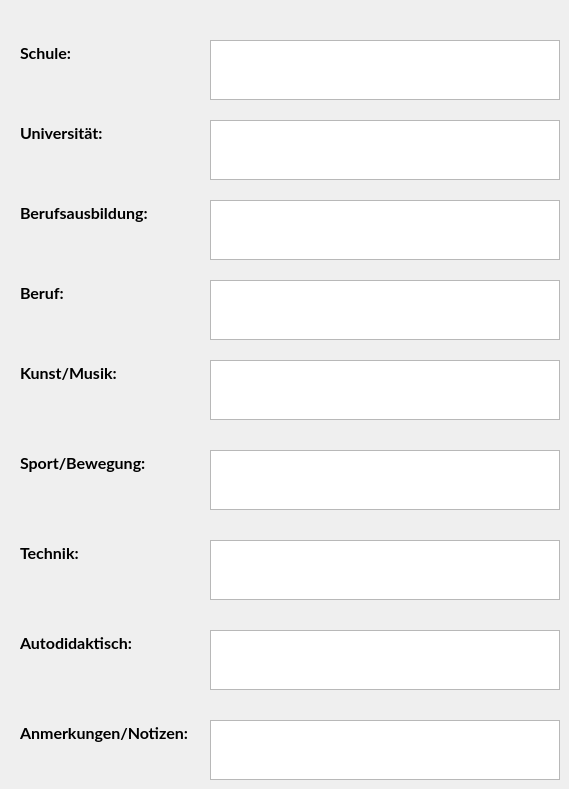
     <widget class="QWidget" name="tab1">
      <attribute name="title">
       <string>Ausbildung</string>
      </attribute>
      <widget class="QLabel" name="labelSchool">
       <property name="geometry">
        <rect>
         <x>20</x>
         <y>40</y>
         <width>180</width>
         <height>25</height>
        </rect>
       </property>
       <property name="font">
        <font>
         <family>Lato</family>
         <pointsize>12</pointsize>
         <bold>true</bold>
         <stylestrategy>PreferAntialias</stylestrategy>
         <kerning>true</kerning>
        </font>
       </property>
       <property name="text">
        <string>Schule:</string>
       </property>
      </widget>
      <widget class="QTextEdit" name="textEditSchool">
       <property name="geometry">
        <rect>
         <x>210</x>
         <y>40</y>
         <width>350</width>
         <height>60</height>
        </rect>
       </property>
      </widget>
      <widget class="QLabel" name="labelUniversity">
       <property name="geometry">
        <rect>
         <x>20</x>
         <y>120</y>
         <width>180</width>
         <height>25</height>
        </rect>
       </property>
       <property name="font">
        <font>
         <family>Lato</family>
         <pointsize>12</pointsize>
         <bold>true</bold>
         <stylestrategy>PreferAntialias</stylestrategy>
         <kerning>true</kerning>
        </font>
       </property>
       <property name="text">
        <string>Universität:</string>
       </property>
      </widget>
      <widget class="QTextEdit" name="textEditUniversity">
       <property name="geometry">
        <rect>
         <x>210</x>
         <y>120</y>
         <width>350</width>
         <height>60</height>
        </rect>
       </property>
      </widget>
      <widget class="QLabel" name="labelVocationalTraining">
       <property name="geometry">
        <rect>
         <x>20</x>
         <y>200</y>
         <width>180</width>
         <height>25</height>
        </rect>
       </property>
       <property name="font">
        <font>
         <family>Lato</family>
         <pointsize>12</pointsize>
         <bold>true</bold>
         <stylestrategy>PreferAntialias</stylestrategy>
         <kerning>true</kerning>
        </font>
       </property>
       <property name="text">
        <string>Berufsausbildung:</string>
       </property>
      </widget>
      <widget class="QTextEdit" name="textEditVocationalTraining">
       <property name="geometry">
        <rect>
         <x>210</x>
         <y>200</y>
         <width>350</width>
         <height>60</height>
        </rect>
       </property>
      </widget>
      <widget class="QTextEdit" name="textEditProfession">
       <property name="geometry">
        <rect>
         <x>210</x>
         <y>280</y>
         <width>350</width>
         <height>60</height>
        </rect>
       </property>
      </widget>
      <widget class="QLabel" name="labelProfession">
       <property name="geometry">
        <rect>
         <x>20</x>
         <y>280</y>
         <width>180</width>
         <height>25</height>
        </rect>
       </property>
       <property name="font">
        <font>
         <family>Lato</family>
         <pointsize>12</pointsize>
         <bold>true</bold>
         <stylestrategy>PreferAntialias</stylestrategy>
         <kerning>true</kerning>
        </font>
       </property>
       <property name="text">
        <string>Beruf:</string>
       </property>
      </widget>
      <widget class="QTextEdit" name="textEditArtMusic">
       <property name="geometry">
        <rect>
         <x>210</x>
         <y>360</y>
         <width>350</width>
         <height>60</height>
        </rect>
       </property>
      </widget>
      <widget class="QLabel" name="labelArtMusic">
       <property name="geometry">
        <rect>
         <x>20</x>
         <y>360</y>
         <width>180</width>
         <height>25</height>
        </rect>
       </property>
       <property name="font">
        <font>
         <family>Lato</family>
         <pointsize>12</pointsize>
         <bold>true</bold>
         <stylestrategy>PreferAntialias</stylestrategy>
         <kerning>true</kerning>
        </font>
       </property>
       <property name="text">
        <string>Kunst/Musik:</string>
       </property>
      </widget>
      <widget class="QTextEdit" name="textEditSport">
       <property name="geometry">
        <rect>
         <x>210</x>
         <y>450</y>
         <width>350</width>
         <height>60</height>
        </rect>
       </property>
      </widget>
      <widget class="QLabel" name="labelSport">
       <property name="geometry">
        <rect>
         <x>20</x>
         <y>450</y>
         <width>180</width>
         <height>25</height>
        </rect>
       </property>
       <property name="font">
        <font>
         <family>Lato</family>
         <pointsize>12</pointsize>
         <bold>true</bold>
         <stylestrategy>PreferAntialias</stylestrategy>
         <kerning>true</kerning>
        </font>
       </property>
       <property name="text">
        <string>Sport/Bewegung:</string>
       </property>
      </widget>
      <widget class="QTextEdit" name="textEditTechnic">
       <property name="geometry">
        <rect>
         <x>210</x>
         <y>540</y>
         <width>350</width>
         <height>60</height>
        </rect>
       </property>
      </widget>
      <widget class="QLabel" name="labelTechnic">
       <property name="geometry">
        <rect>
         <x>20</x>
         <y>540</y>
         <width>180</width>
         <height>25</height>
        </rect>
       </property>
       <property name="font">
        <font>
         <family>Lato</family>
         <pointsize>12</pointsize>
         <bold>true</bold>
         <stylestrategy>PreferAntialias</stylestrategy>
         <kerning>true</kerning>
        </font>
       </property>
       <property name="text">
        <string>Technik:</string>
       </property>
      </widget>
      <widget class="QTextEdit" name="textEditAutodidact">
       <property name="geometry">
        <rect>
         <x>210</x>
         <y>630</y>
         <width>350</width>
         <height>60</height>
        </rect>
       </property>
      </widget>
      <widget class="QLabel" name="labelAutodidact">
       <property name="geometry">
        <rect>
         <x>20</x>
         <y>630</y>
         <width>180</width>
         <height>25</height>
        </rect>
       </property>
       <property name="font">
        <font>
         <family>Lato</family>
         <pointsize>12</pointsize>
         <bold>true</bold>
         <stylestrategy>PreferAntialias</stylestrategy>
         <kerning>true</kerning>
        </font>
       </property>
       <property name="text">
        <string>Autodidaktisch:</string>
       </property>
      </widget>
      <widget class="QTextEdit" name="textEditEducationNotes">
       <property name="geometry">
        <rect>
         <x>210</x>
         <y>720</y>
         <width>350</width>
         <height>60</height>
        </rect>
       </property>
      </widget>
      <widget class="QLabel" name="labelEducationNotes">
       <property name="geometry">
        <rect>
         <x>20</x>
         <y>720</y>
         <width>180</width>
         <height>25</height>
        </rect>
       </property>
       <property name="font">
        <font>
         <family>Lato</family>
         <pointsize>12</pointsize>
         <bold>true</bold>
         <stylestrategy>PreferAntialias</stylestrategy>
         <kerning>true</kerning>
        </font>
       </property>
       <property name="text">
        <string>Anmerkungen/Notizen:</string>
       </property>
      </widget>
     </widget>
